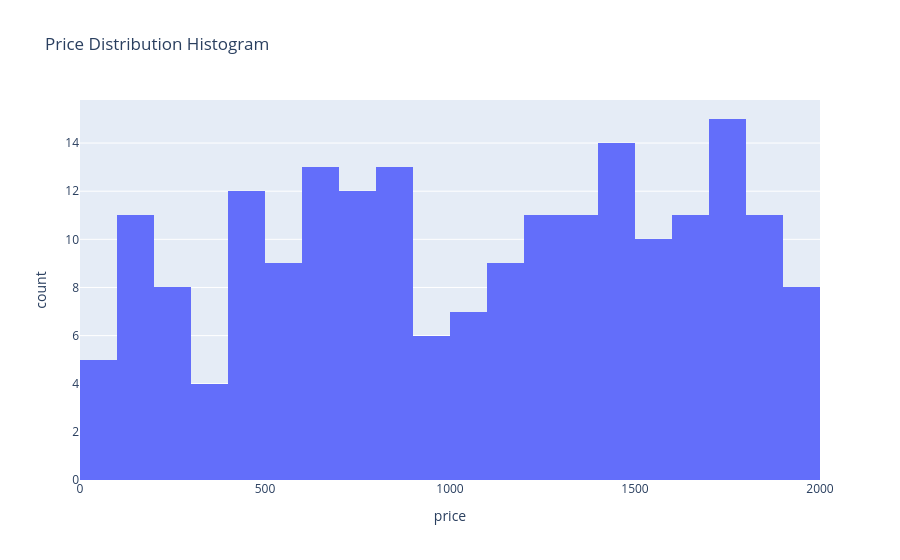

The code cell stored with this chart in its notebook:
### Markdown cell above
## Price Distribution

### Code cell
prices = pd.DataFrame(list(products.find({}, {'price': 1})))
fig = px.histogram(prices, x='price', nbins=30, title='Price Distribution Histogram')
fig.show()

### Figure 1 — Plotly figure (JSON) as saved in the notebook; plotly's stock layout.template omitted (floating-point values rounded to 4 significant figures; data arrays with more than 128 entries replaced by an {"elided": "..."} marker saying what was removed)
{"data": [{"bingroup": "x", "hovertemplate": "price=%{x}<br>count=%{y}<extra></extra>", "legendgroup": "", "marker": {"color": "#636efa", "pattern": {"shape": ""}}, "name": "", "nbinsx": 30, "orientation": "v", "showlegend": false, "type": "histogram", "x": {"elided": "200 float values"}, "xaxis": "x", "yaxis": "y"}], "layout": {"barmode": "relative", "legend": {"tracegroupgap": 0}, "title": {"text": "Price Distribution Histogram"}, "xaxis": {"anchor": "y", "domain": [0, 1], "title": {"text": "price"}}, "yaxis": {"anchor": "x", "domain": [0, 1], "title": {"text": "count"}}}}
